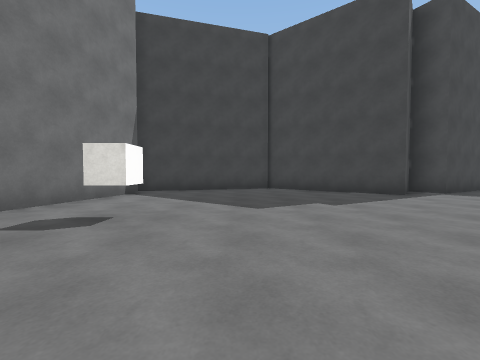
View 1 (above)

21 first-person views from a walk through a 3-D level made in the Unity game engine. The camera is 1.2 m above the floor, tilts 2° down and sees 90° across. The floor is counted in squares, 2 m on a side. Each view is taken from the middle of a square. On the plan, view 1 faces up. The plan holds only what a view shows up to about 9 squares ahead; the rest is blank. The player is left out. Surface patterns are stand-ins for the level's own textures.

View 2
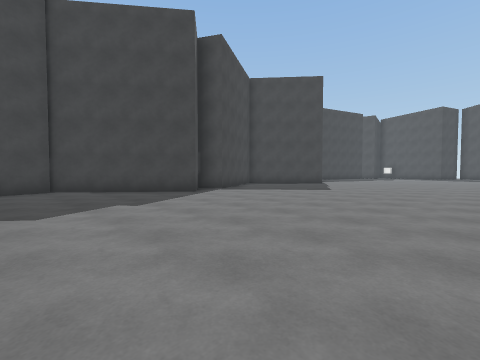

View 3
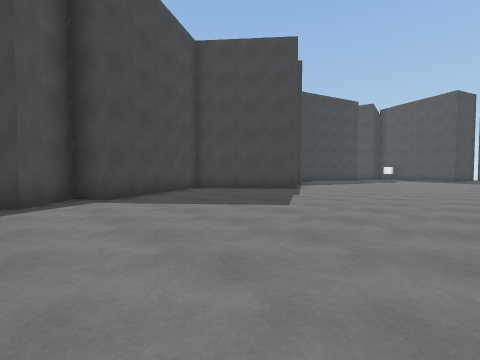

View 4
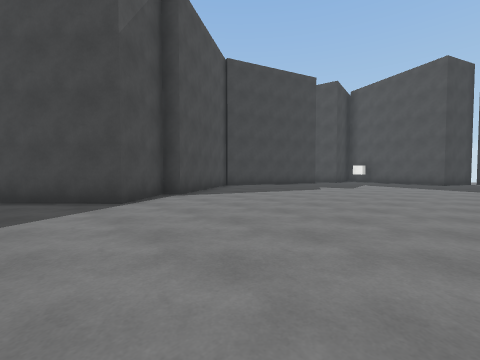

View 5
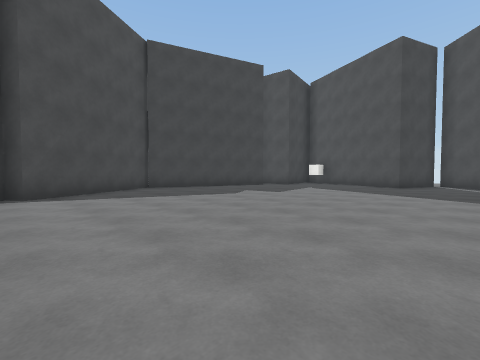

View 6
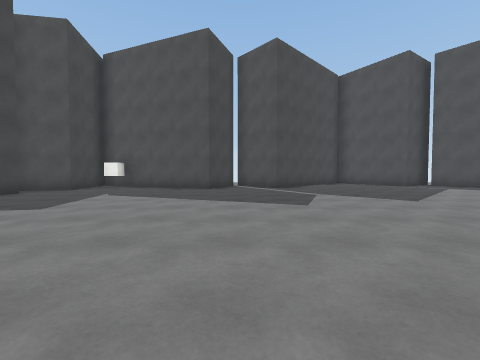

View 7
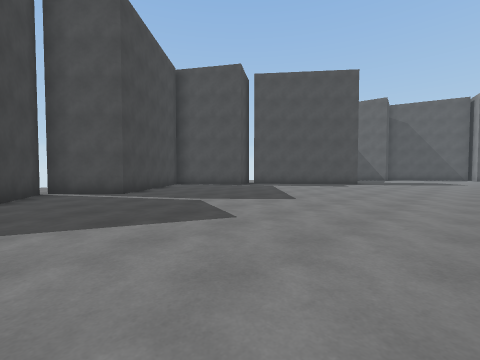

View 8
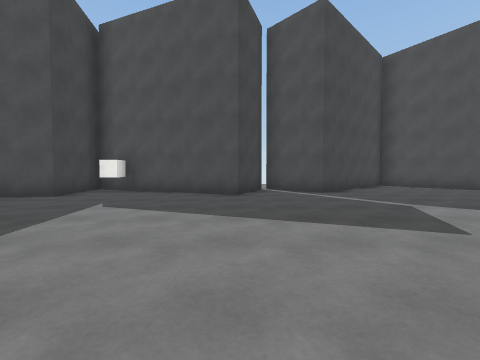

View 9
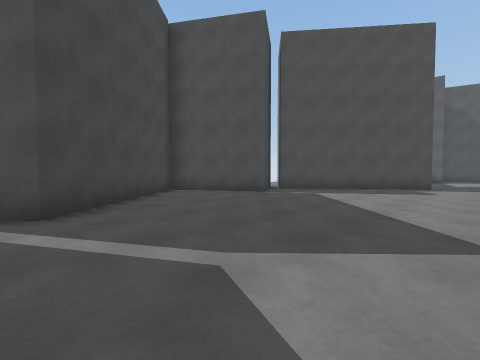

View 10
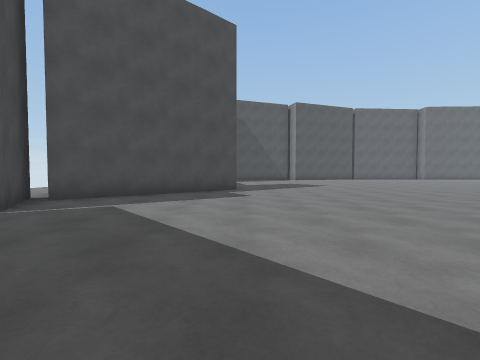

View 11
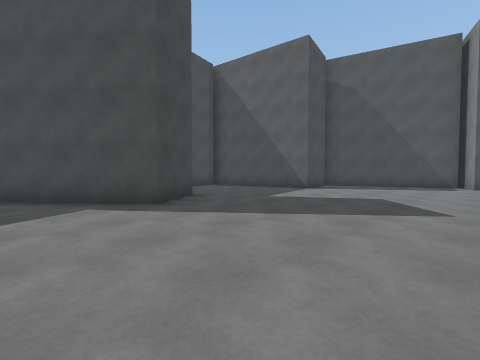

View 12
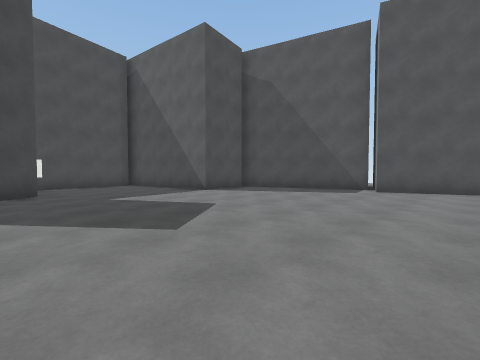

View 13
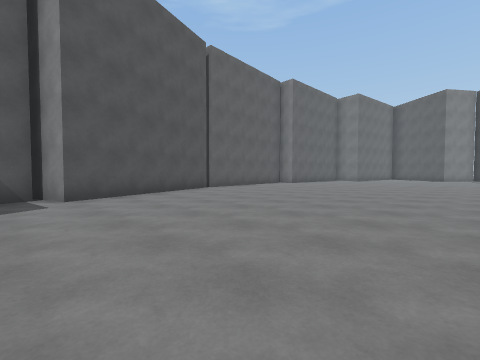

View 14
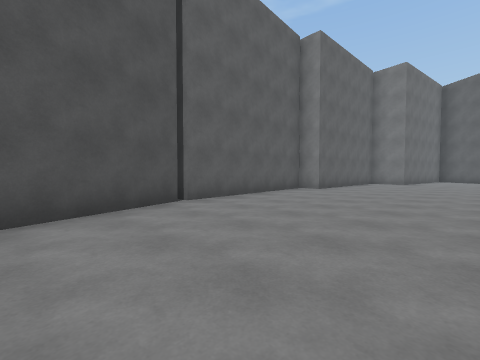

View 15
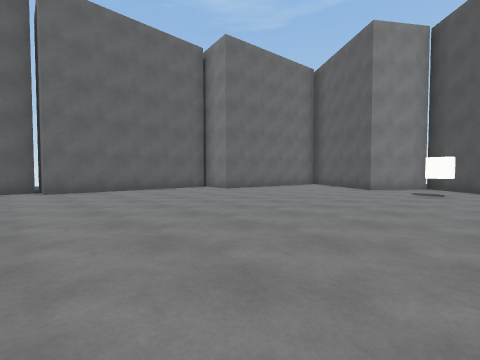

View 16
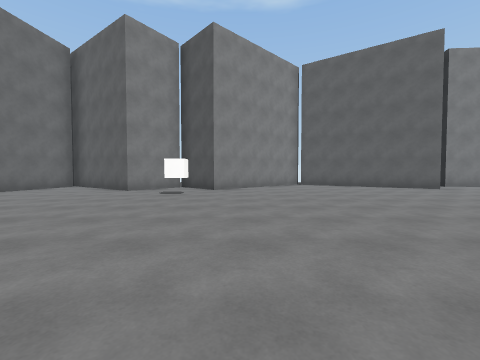

View 17
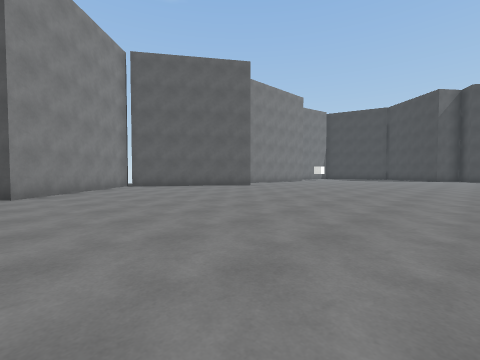

View 18
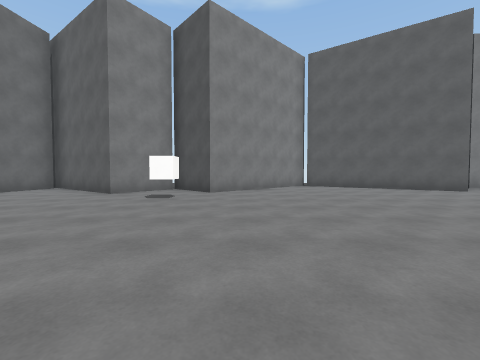

View 19
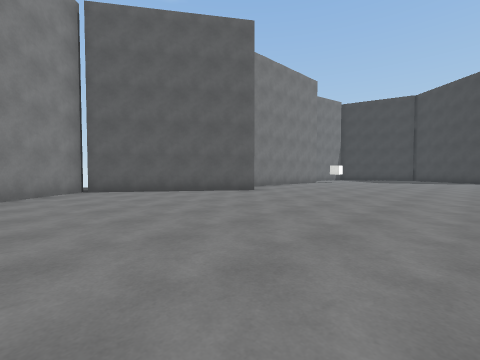

View 20
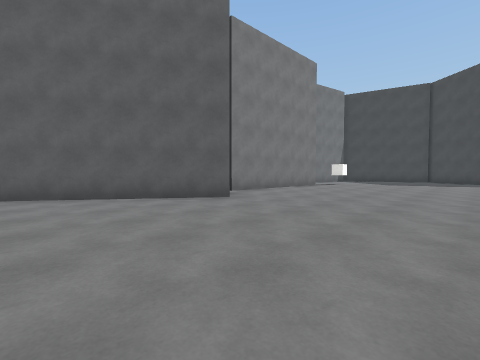

View 21
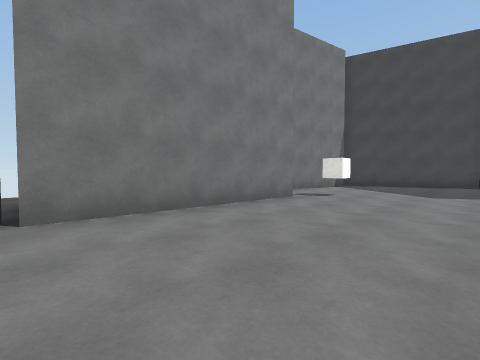

### Floor plan
Points are (right, up) in squares from view 1. A wall is a line through its corners. A room is listed if a view was taken in it or the views show most of it. See-through windows are left out.
Room 1 (views 1, 2, 3, 4, 5, 6, 7, 8, 9, 10, 11, 12, 13, 14, 15, 16, 17, 18, 19, 20, 21)
walls: (-1.1, -4.1) (-4, -8.2); (22.4, -11.6) (21.1, -10) (25, -6.9); (12.4, -20.3) (17.1, -18.7) (17.8, -20.7); (25.7, -7.4) (24.6, -5.7) (27.2, -4) (23.7, -0.3) (25.2, 1.1); (17.4, -19.4) (20.3, -18.5); (7.2, -20.6) (12.2, -20.3) (12.3, -20.7); (21.6, -17.2) (21.3, -15.8) (23.4, -15.4); (-2.2, 2) (-2.5, -3); (-4.3, -8.2) (-0.8, -11.8) (-2.3, -13.2) (-0.5, -14.5) (-3, -18); (3, -19.7) (7.2, -19.9) (7.1, -21.4); (25.1, 1.3) (23.2, 2) (25, 6.6); (16.9, 8.8) (13.3, 6.5) (13.1, 6.9) (11.6, 5.7) (9.2, 8.5) (5.6, 6.5) (5.1, 7.3) (4.2, 6.1) (0.9, 8.7); (25.3, -13.6) (24.9, -11.8); (21.6, 7) (21.1, 7.2); (1, 8.5) (-3, 7.4); (-2.6, -17.6) (2.3, -18.4) (2.2, -19); (-3, 6.5) (-3.6, 3.5); (25.5, 6.8) (22.7, 6.4) (22.5, 7.9)
objects: other object (-2, 3); other object (1, -13); other object (24, -12) to (24, -11); other object (24, 6)

Where each view was taken, in squares from view 1:
view 1: 0 up, 0 right, facing up
view 2: 0 up, 0 right, facing up-right
view 3: 1 up, 4 right, facing up-right
view 4: 1 up, 10 right, facing up-right
view 5: 0 up, 13 right, facing up-right
view 6: 1 up, 15 right, facing right
view 7: 2 up, 17 right, facing down-right
view 8: 2 up, 17 right, facing right
view 9: 0 up, 20 right, facing down-right
view 10: 2 down, 21 right, facing down
view 11: 8 down, 17 right, facing down-right
view 12: 11 down, 15 right, facing down-right
view 13: 13 down, 18 right, facing down-left
view 14: 16 down, 15 right, facing down-left
view 15: 12 down, 8 right, facing down-left
view 16: 11 down, 7 right, facing left
view 17: 12 down, 6 right, facing up-left
view 18: 11 down, 6 right, facing left
view 19: 10 down, 4 right, facing up-left
view 20: 8 down, 3 right, facing up-left
view 21: 3 down, 1 right, facing up-left
